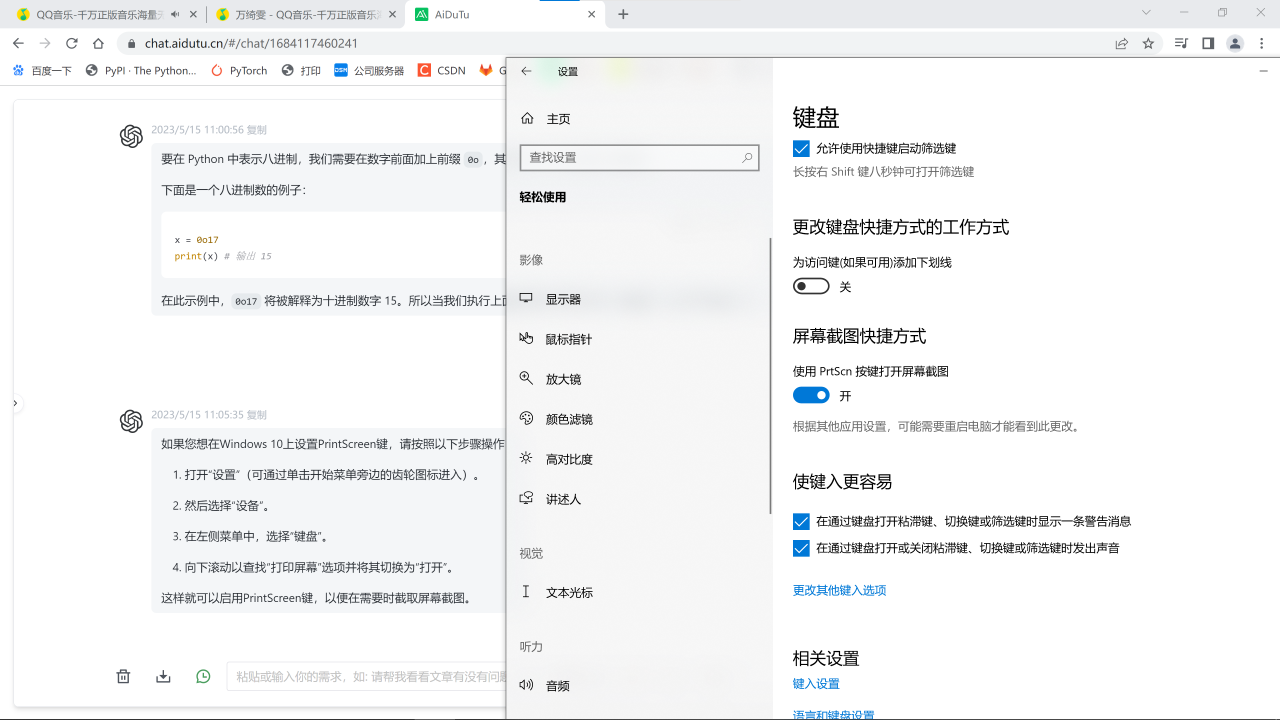
#> input picture OpenCVTutorials-master/img.png, 3840 x 2160 px (shown at 1/3 size)
$ python 0301.py
#> lines starting #> are read from the running program, lines starting #| are printed output that depends on the picture
print('16:{:02x}\t8:{:02o}\t2:{:02b}'.format(10, 10, 10))
print(0x0a)

import cv2 as cv
import numpy as np
from matplotlib import pyplot as plt

img = cv.imread('../img.png')
#> img is the input picture: shape (2160, 3840, 3); mean B, G, R 245.4, 244.8, 244
print(img[1:3, 2, 0])
#| [237 237]
print(img.item(10, 10, 2))
#| 232
print(img.shape)
#| (2160, 3840, 3)

img = cv.imread('../img.png', 0)
#> img: shape (2160, 3840); min 0, max 255, mean 244.5
print(img[1, 1])
#| 233
print(img.shape)
#| (2160, 3840)
# cv.namedWindow('img', cv.WINDOW_NORMAL)
cv.imshow('img', img)
# cv.waitKey(100)
print(img.dtype)
#| uint8

img = cv.imread('../img.png', 1)
r, g, b = cv.split(img)
print(len(r), r.size, len(img))
#| 2160 8294400 2160
# cv.merge()

import cv2 as cv
import numpy as np
from matplotlib import pyplot as plt
BLUE = [255,0,0]
img1 = cv.imread('../img_1.png')
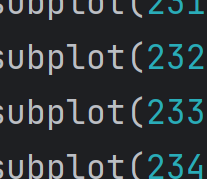
#> input picture OpenCVTutorials-master/img_1.png, 207 x 179 px
#> img1 is the input picture: shape (179, 207, 3); mean B, G, R 55.1, 51.5, 45.2
replicate = cv.copyMakeBorder(img1,10,10,10,10,cv.BORDER_REPLICATE)
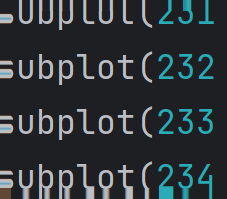
#> replicate: shape (199, 227, 3); mean B, G, R 57.1, 53.5, 47.1
reflect = cv.copyMakeBorder(img1,10,10,10,10,cv.BORDER_REFLECT)
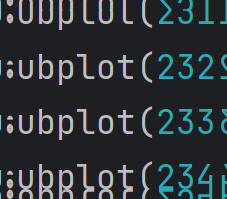
#> reflect: shape (199, 227, 3); mean B, G, R 56.9, 53.2, 46.1
reflect101 = cv.copyMakeBorder(img1,10,10,10,10,cv.BORDER_REFLECT_101)
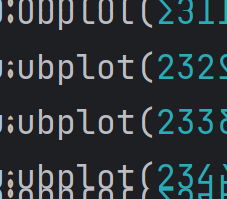
#> reflect101: shape (199, 227, 3); mean B, G, R 57.1, 53.5, 46.2
wrap = cv.copyMakeBorder(img1,10,10,10,10,cv.BORDER_WRAP)
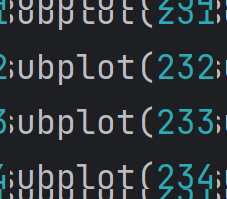
#> wrap: shape (199, 227, 3); mean B, G, R 56.9, 53.2, 46.1
constant= cv.copyMakeBorder(img1,10,10,10,10,cv.BORDER_CONSTANT,value=BLUE)
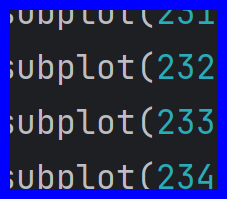
#> constant: shape (199, 227, 3); mean B, G, R 91.1, 42.3, 37.1
plt.subplot(231),plt.imshow(img1,'gray'),plt.title('ORIGINAL')
plt.subplot(232),plt.imshow(replicate,'gray'),plt.title('REPLICATE')
plt.subplot(233),plt.imshow(reflect,'gray'),plt.title('REFLECT')
plt.subplot(234),plt.imshow(reflect101,'gray'),plt.title('REFLECT_101')
plt.subplot(235),plt.imshow(wrap,'gray'),plt.title('WRAP')
plt.subplot(236),plt.imshow(constant,'gray'),plt.title('CONSTANT')
plt.show()
#> figure, not shown here; B, G, R data is drawn as R, G, B
